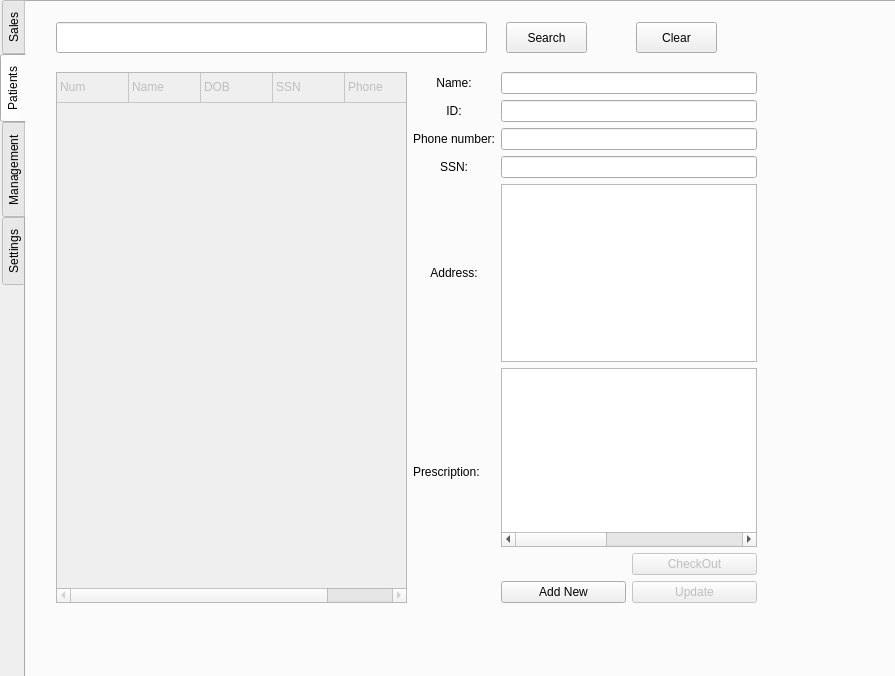
<?xml version="1.0" encoding="UTF-8"?>
<ui version="4.0">
 <class>MainWindow</class>
 <widget class="QMainWindow" name="MainWindow">
  <property name="geometry">
   <rect>
    <x>0</x>
    <y>0</y>
    <width>895</width>
    <height>676</height>
   </rect>
  </property>
  <property name="windowTitle">
   <string>MainWindow</string>
  </property>
  <property name="animated">
   <bool>true</bool>
  </property>
  <widget class="QWidget" name="centralwidget">
   <widget class="QTabWidget" name="tabWidget">
    <property name="geometry">
     <rect>
      <x>0</x>
      <y>0</y>
      <width>901</width>
      <height>681</height>
     </rect>
    </property>
    <property name="layoutDirection">
     <enum>Qt::LeftToRight</enum>
    </property>
    <property name="tabPosition">
     <enum>QTabWidget::West</enum>
    </property>
    <property name="currentIndex">
     <number>1</number>
    </property>
    <widget class="QWidget" name="tab">
     <attribute name="title">
      <string>Sales</string>
     </attribute>
     <widget class="QLabel" name="label">
      <property name="geometry">
       <rect>
        <x>400</x>
        <y>20</y>
        <width>131</width>
        <height>51</height>
       </rect>
      </property>
      <property name="font">
       <font>
        <pointsize>25</pointsize>
       </font>
      </property>
      <property name="text">
       <string>Total:</string>
      </property>
     </widget>
     <widget class="QPushButton" name="search_button">
      <property name="geometry">
       <rect>
        <x>650</x>
        <y>80</y>
        <width>100</width>
        <height>50</height>
       </rect>
      </property>
      <property name="maximumSize">
       <size>
        <width>100</width>
        <height>100</height>
       </size>
      </property>
      <property name="text">
       <string>Search</string>
      </property>
     </widget>
     <widget class="QLabel" name="label_4">
      <property name="geometry">
       <rect>
        <x>40</x>
        <y>70</y>
        <width>311</width>
        <height>31</height>
       </rect>
      </property>
      <property name="font">
       <font>
        <pointsize>20</pointsize>
       </font>
      </property>
      <property name="text">
       <string>123 Main St. City, VA</string>
      </property>
     </widget>
     <widget class="QListWidget" name="items_list">
      <property name="geometry">
       <rect>
        <x>50</x>
        <y>140</y>
        <width>701</width>
        <height>451</height>
       </rect>
      </property>
      <property name="font">
       <font>
        <pointsize>15</pointsize>
       </font>
      </property>
     </widget>
     <widget class="QLineEdit" name="search_lineEdit">
      <property name="geometry">
       <rect>
        <x>380</x>
        <y>80</y>
        <width>271</width>
        <height>51</height>
       </rect>
      </property>
      <property name="font">
       <font>
        <pointsize>13</pointsize>
       </font>
      </property>
     </widget>
     <widget class="QLabel" name="label_3">
      <property name="geometry">
       <rect>
        <x>40</x>
        <y>0</y>
        <width>311</width>
        <height>71</height>
       </rect>
      </property>
      <property name="font">
       <font>
        <pointsize>25</pointsize>
       </font>
      </property>
      <property name="text">
       <string>Pharmacy Name</string>
      </property>
     </widget>
     <widget class="QLabel" name="total">
      <property name="geometry">
       <rect>
        <x>620</x>
        <y>30</y>
        <width>121</width>
        <height>41</height>
       </rect>
      </property>
      <property name="font">
       <font>
        <pointsize>25</pointsize>
       </font>
      </property>
      <property name="text">
       <string>$ 0.00</string>
      </property>
     </widget>
     <widget class="QListWidget" name="items_dropdown">
      <property name="geometry">
       <rect>
        <x>380</x>
        <y>130</y>
        <width>271</width>
        <height>181</height>
       </rect>
      </property>
      <property name="font">
       <font>
        <pointsize>15</pointsize>
       </font>
      </property>
     </widget>
    </widget>
    <widget class="QWidget" name="tab_2">
     <attribute name="title">
      <string>Patients</string>
     </attribute>
     <widget class="QWidget" name="gridLayoutWidget">
      <property name="geometry">
       <rect>
        <x>30</x>
        <y>70</y>
        <width>701</width>
        <height>531</height>
       </rect>
      </property>
      <layout class="QGridLayout" name="gridLayout_5">
       <item row="3" column="2" colspan="2">
        <widget class="QLineEdit" name="ssnEdit"/>
       </item>
       <item row="0" column="2" colspan="2">
        <widget class="QLineEdit" name="nameEdit"/>
       </item>
       <item row="5" column="2" colspan="2">
        <widget class="QTableWidget" name="prescriptionTable">
         <property name="columnCount">
          <number>5</number>
         </property>
         <attribute name="horizontalHeaderVisible">
          <bool>false</bool>
         </attribute>
         <column/>
         <column/>
         <column/>
         <column/>
         <column/>
        </widget>
       </item>
       <item row="2" column="2" colspan="2">
        <widget class="QLineEdit" name="phoneEdit"/>
       </item>
       <item row="2" column="1">
        <widget class="QLabel" name="label_phone">
         <property name="text">
          <string>Phone number:</string>
         </property>
         <property name="alignment">
          <set>Qt::AlignCenter</set>
         </property>
        </widget>
       </item>
       <item row="3" column="1">
        <widget class="QLabel" name="label_ssn">
         <property name="text">
          <string>SSN:</string>
         </property>
         <property name="alignment">
          <set>Qt::AlignCenter</set>
         </property>
        </widget>
       </item>
       <item row="1" column="1">
        <widget class="QLabel" name="label_id">
         <property name="text">
          <string>ID:</string>
         </property>
         <property name="alignment">
          <set>Qt::AlignCenter</set>
         </property>
        </widget>
       </item>
       <item row="4" column="1">
        <widget class="QLabel" name="label_address">
         <property name="text">
          <string>Address:</string>
         </property>
         <property name="alignment">
          <set>Qt::AlignCenter</set>
         </property>
        </widget>
       </item>
       <item row="4" column="2" colspan="2">
        <widget class="QPlainTextEdit" name="addressEdit"/>
       </item>
       <item row="7" column="2">
        <widget class="QPushButton" name="addNewButton">
         <property name="text">
          <string>Add New</string>
         </property>
        </widget>
       </item>
       <item row="0" column="1">
        <widget class="QLabel" name="label_name">
         <property name="text">
          <string>Name:</string>
         </property>
         <property name="alignment">
          <set>Qt::AlignCenter</set>
         </property>
        </widget>
       </item>
       <item row="7" column="3">
        <widget class="QPushButton" name="update_pButton">
         <property name="enabled">
          <bool>false</bool>
         </property>
         <property name="text">
          <string>Update</string>
         </property>
        </widget>
       </item>
       <item row="1" column="2" colspan="2">
        <widget class="QLineEdit" name="idEdit"/>
       </item>
       <item row="0" column="0" rowspan="8">
        <widget class="QTableWidget" name="tableWidget">
         <property name="enabled">
          <bool>false</bool>
         </property>
         <property name="rowCount">
          <number>1</number>
         </property>
         <property name="columnCount">
          <number>5</number>
         </property>
         <attribute name="horizontalHeaderVisible">
          <bool>false</bool>
         </attribute>
         <attribute name="horizontalHeaderDefaultSectionSize">
          <number>72</number>
         </attribute>
         <attribute name="horizontalHeaderHighlightSections">
          <bool>true</bool>
         </attribute>
         <attribute name="verticalHeaderVisible">
          <bool>false</bool>
         </attribute>
         <row/>
         <column/>
         <column/>
         <column/>
         <column/>
         <column/>
         <item row="0" column="0">
          <property name="text">
           <string>Num</string>
          </property>
         </item>
         <item row="0" column="1">
          <property name="text">
           <string>Name</string>
          </property>
         </item>
         <item row="0" column="2">
          <property name="text">
           <string>DOB</string>
          </property>
         </item>
         <item row="0" column="3">
          <property name="text">
           <string>SSN</string>
          </property>
         </item>
         <item row="0" column="4">
          <property name="text">
           <string>Phone</string>
          </property>
         </item>
        </widget>
       </item>
       <item row="5" column="1" rowspan="2">
        <widget class="QLabel" name="label_prescription">
         <property name="text">
          <string>Prescription:</string>
         </property>
        </widget>
       </item>
       <item row="6" column="3">
        <widget class="QPushButton" name="checkout_button">
         <property name="enabled">
          <bool>false</bool>
         </property>
         <property name="text">
          <string>CheckOut</string>
         </property>
        </widget>
       </item>
      </layout>
     </widget>
     <widget class="QLineEdit" name="search_lineEdit_2">
      <property name="geometry">
       <rect>
        <x>30</x>
        <y>20</y>
        <width>431</width>
        <height>31</height>
       </rect>
      </property>
     </widget>
     <widget class="QPushButton" name="search_button_2">
      <property name="geometry">
       <rect>
        <x>480</x>
        <y>20</y>
        <width>81</width>
        <height>31</height>
       </rect>
      </property>
      <property name="text">
       <string>Search</string>
      </property>
      <property name="shortcut">
       <string>Return</string>
      </property>
     </widget>
     <widget class="QPushButton" name="clear_button">
      <property name="geometry">
       <rect>
        <x>610</x>
        <y>20</y>
        <width>81</width>
        <height>31</height>
       </rect>
      </property>
      <property name="text">
       <string>Clear</string>
      </property>
     </widget>
    </widget>
    <widget class="QWidget" name="tab_3">
     <attribute name="title">
      <string>Management</string>
     </attribute>
     <widget class="QScrollArea" name="scrollArea">
      <property name="geometry">
       <rect>
        <x>40</x>
        <y>10</y>
        <width>701</width>
        <height>621</height>
       </rect>
      </property>
      <property name="minimumSize">
       <size>
        <width>0</width>
        <height>501</height>
       </size>
      </property>
      <property name="widgetResizable">
       <bool>true</bool>
      </property>
      <widget class="QWidget" name="scrollAreaWidgetContents">
       <property name="geometry">
        <rect>
         <x>0</x>
         <y>0</y>
         <width>699</width>
         <height>619</height>
        </rect>
       </property>
       <layout class="QGridLayout" name="gridLayout_4">
        <item row="1" column="1" colspan="2">
         <widget class="QLabel" name="label_9">
          <property name="font">
           <font>
            <pointsize>10</pointsize>
           </font>
          </property>
          <property name="text">
           <string>123 Main St. City, VA</string>
          </property>
         </widget>
        </item>
        <item row="2" column="1" colspan="2">
         <widget class="Line" name="line">
          <property name="orientation">
           <enum>Qt::Horizontal</enum>
          </property>
         </widget>
        </item>
        <item row="9" column="2" colspan="2">
         <widget class="QLabel" name="label_10">
          <property name="text">
           <string>Profits Report</string>
          </property>
         </widget>
        </item>
        <item row="0" column="3" rowspan="3">
         <spacer name="horizontalSpacer_3">
          <property name="orientation">
           <enum>Qt::Horizontal</enum>
          </property>
          <property name="sizeHint" stdset="0">
           <size>
            <width>178</width>
            <height>48</height>
           </size>
          </property>
         </spacer>
        </item>
        <item row="0" column="1" colspan="2">
         <widget class="QLabel" name="label_6">
          <property name="font">
           <font>
            <pointsize>12</pointsize>
           </font>
          </property>
          <property name="text">
           <string>Pharmacy Name</string>
          </property>
         </widget>
        </item>
        <item row="8" column="0" colspan="2">
         <widget class="QGraphicsView" name="graphicsView"/>
        </item>
        <item row="9" column="0" colspan="2">
         <widget class="QGraphicsView" name="graphicsView_2"/>
        </item>
        <item row="3" column="0" colspan="3">
         <layout class="QGridLayout" name="gridLayout_2">
          <item row="0" column="0" colspan="2">
           <widget class="QLabel" name="label_5">
            <property name="font">
             <font>
              <pointsize>9</pointsize>
              <underline>true</underline>
             </font>
            </property>
            <property name="text">
             <string>Edit Drug Information</string>
            </property>
           </widget>
          </item>
          <item row="1" column="0">
           <widget class="QLabel" name="label_7">
            <property name="text">
             <string>Insert name:</string>
            </property>
           </widget>
          </item>
          <item row="1" column="1">
           <widget class="QLineEdit" name="lineEdit"/>
          </item>
          <item row="1" column="2">
           <widget class="QPushButton" name="pushButton_5">
            <property name="text">
             <string>Search</string>
            </property>
           </widget>
          </item>
         </layout>
        </item>
        <item row="8" column="2" colspan="2">
         <widget class="QLabel" name="label_8">
          <property name="text">
           <string>Sales Report</string>
          </property>
         </widget>
        </item>
        <item row="0" column="0" rowspan="3">
         <spacer name="horizontalSpacer_4">
          <property name="orientation">
           <enum>Qt::Horizontal</enum>
          </property>
          <property name="sizeHint" stdset="0">
           <size>
            <width>177</width>
            <height>48</height>
           </size>
          </property>
         </spacer>
        </item>
        <item row="6" column="0" colspan="4">
         <spacer name="horizontalSpacer_2">
          <property name="orientation">
           <enum>Qt::Horizontal</enum>
          </property>
          <property name="sizeHint" stdset="0">
           <size>
            <width>528</width>
            <height>48</height>
           </size>
          </property>
         </spacer>
        </item>
        <item row="7" column="0">
         <widget class="QLabel" name="label_11">
          <property name="font">
           <font>
            <pointsize>9</pointsize>
            <underline>true</underline>
           </font>
          </property>
          <property name="text">
           <string>Reports</string>
          </property>
         </widget>
        </item>
        <item row="5" column="0" colspan="3">
         <layout class="QGridLayout" name="gridLayout_3">
          <item row="0" column="0" colspan="2">
           <widget class="QLabel" name="label_12">
            <property name="font">
             <font>
              <pointsize>9</pointsize>
              <underline>true</underline>
             </font>
            </property>
            <property name="text">
             <string>Add New Drug</string>
            </property>
           </widget>
          </item>
          <item row="1" column="0">
           <widget class="QLabel" name="label_13">
            <property name="text">
             <string>Insert name:</string>
            </property>
           </widget>
          </item>
          <item row="1" column="1">
           <widget class="QLineEdit" name="lineEdit_2"/>
          </item>
          <item row="1" column="2">
           <widget class="QPushButton" name="pushButton_6">
            <property name="text">
             <string>Create</string>
            </property>
           </widget>
          </item>
         </layout>
        </item>
        <item row="4" column="0" colspan="4">
         <spacer name="horizontalSpacer">
          <property name="orientation">
           <enum>Qt::Horizontal</enum>
          </property>
          <property name="sizeHint" stdset="0">
           <size>
            <width>528</width>
            <height>48</height>
           </size>
          </property>
         </spacer>
        </item>
       </layout>
      </widget>
     </widget>
    </widget>
    <widget class="QWidget" name="tab_4">
     <attribute name="title">
      <string>Settings</string>
     </attribute>
     <widget class="QScrollArea" name="scrollArea_2">
      <property name="geometry">
       <rect>
        <x>50</x>
        <y>20</y>
        <width>581</width>
        <height>561</height>
       </rect>
      </property>
      <property name="widgetResizable">
       <bool>true</bool>
      </property>
      <widget class="QWidget" name="scrollAreaWidgetContents_2">
       <property name="geometry">
        <rect>
         <x>0</x>
         <y>0</y>
         <width>579</width>
         <height>559</height>
        </rect>
       </property>
       <widget class="QLabel" name="label_14">
        <property name="geometry">
         <rect>
          <x>30</x>
          <y>40</y>
          <width>111</width>
          <height>16</height>
         </rect>
        </property>
        <property name="font">
         <font>
          <pointsize>9</pointsize>
         </font>
        </property>
        <property name="text">
         <string>Company Name:</string>
        </property>
       </widget>
       <widget class="QLabel" name="label_15">
        <property name="geometry">
         <rect>
          <x>30</x>
          <y>260</y>
          <width>55</width>
          <height>16</height>
         </rect>
        </property>
        <property name="text">
         <string>Logo:</string>
        </property>
       </widget>
       <widget class="QLabel" name="label_16">
        <property name="geometry">
         <rect>
          <x>30</x>
          <y>70</y>
          <width>55</width>
          <height>16</height>
         </rect>
        </property>
        <property name="font">
         <font>
          <pointsize>9</pointsize>
         </font>
        </property>
        <property name="text">
         <string>Address:</string>
        </property>
       </widget>
       <widget class="QPushButton" name="pushButton">
        <property name="geometry">
         <rect>
          <x>420</x>
          <y>500</y>
          <width>121</width>
          <height>28</height>
         </rect>
        </property>
        <property name="text">
         <string>Save these changes</string>
        </property>
       </widget>
       <widget class="QLineEdit" name="lineEdit_3">
        <property name="geometry">
         <rect>
          <x>150</x>
          <y>40</y>
          <width>113</width>
          <height>22</height>
         </rect>
        </property>
       </widget>
       <widget class="QLineEdit" name="lineEdit_4">
        <property name="geometry">
         <rect>
          <x>150</x>
          <y>70</y>
          <width>113</width>
          <height>22</height>
         </rect>
        </property>
       </widget>
       <widget class="QGraphicsView" name="graphicsView_3">
        <property name="geometry">
         <rect>
          <x>100</x>
          <y>280</y>
          <width>181</width>
          <height>151</height>
         </rect>
        </property>
       </widget>
       <widget class="QLabel" name="label_17">
        <property name="geometry">
         <rect>
          <x>30</x>
          <y>100</y>
          <width>55</width>
          <height>16</height>
         </rect>
        </property>
        <property name="font">
         <font>
          <pointsize>9</pointsize>
         </font>
        </property>
        <property name="text">
         <string>City:</string>
        </property>
       </widget>
       <widget class="QLabel" name="label_18">
        <property name="geometry">
         <rect>
          <x>30</x>
          <y>130</y>
          <width>55</width>
          <height>16</height>
         </rect>
        </property>
        <property name="font">
         <font>
          <pointsize>9</pointsize>
         </font>
        </property>
        <property name="text">
         <string>State:</string>
        </property>
       </widget>
       <widget class="QLineEdit" name="lineEdit_5">
        <property name="geometry">
         <rect>
          <x>150</x>
          <y>100</y>
          <width>113</width>
          <height>22</height>
         </rect>
        </property>
       </widget>
       <widget class="QLineEdit" name="lineEdit_6">
        <property name="geometry">
         <rect>
          <x>150</x>
          <y>130</y>
          <width>113</width>
          <height>22</height>
         </rect>
        </property>
       </widget>
       <widget class="QLabel" name="label_19">
        <property name="geometry">
         <rect>
          <x>30</x>
          <y>170</y>
          <width>71</width>
          <height>16</height>
         </rect>
        </property>
        <property name="font">
         <font>
          <pointsize>9</pointsize>
         </font>
        </property>
        <property name="text">
         <string>Zip code:</string>
        </property>
       </widget>
       <widget class="QLineEdit" name="lineEdit_7">
        <property name="geometry">
         <rect>
          <x>150</x>
          <y>170</y>
          <width>113</width>
          <height>22</height>
         </rect>
        </property>
       </widget>
      </widget>
     </widget>
    </widget>
   </widget>
  </widget>
 </widget>
 <resources/>
 <connections/>
</ui>
